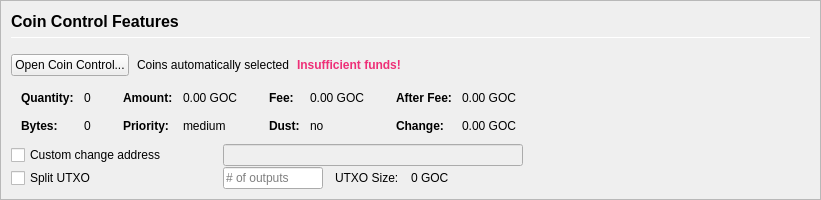
         <widget class="QFrame" name="frameCoinControl">
          <property name="sizePolicy">
           <sizepolicy hsizetype="Expanding" vsizetype="Expanding">
            <horstretch>0</horstretch>
            <verstretch>0</verstretch>
           </sizepolicy>
          </property>
          <property name="maximumSize">
           <size>
            <width>16777215</width>
            <height>16777215</height>
           </size>
          </property>
          <property name="frameShape">
           <enum>QFrame::StyledPanel</enum>
          </property>
          <property name="frameShadow">
           <enum>QFrame::Sunken</enum>
          </property>
          <layout class="QVBoxLayout" name="verticalLayoutCoinControl2">
           <property name="spacing">
            <number>0</number>
           </property>
           <property name="leftMargin">
            <number>0</number>
           </property>
           <property name="topMargin">
            <number>0</number>
           </property>
           <property name="rightMargin">
            <number>0</number>
           </property>
           <property name="bottomMargin">
            <number>0</number>
           </property>
           <item>
            <widget class="QFrame" name="frameCoinControl_BG">
             <layout class="QVBoxLayout" name="verticalLayoutCoinControl" stretch="0,0,0,0,0,0">
              <property name="spacing">
               <number>1</number>
              </property>
              <property name="leftMargin">
               <number>10</number>
              </property>
              <property name="topMargin">
               <number>10</number>
              </property>
              <item>
               <layout class="QHBoxLayout" name="horizontalLayoutCoinControl1">
                <property name="bottomMargin">
                 <number>15</number>
                </property>
                <item>
                 <layout class="QVBoxLayout" name="verticalLayout_3">
                  <property name="spacing">
                   <number>6</number>
                  </property>
                  <item>
                   <widget class="QLabel" name="labelCoinControlFeatures">
                    <property name="sizePolicy">
                     <sizepolicy hsizetype="Preferred" vsizetype="Maximum">
                      <horstretch>0</horstretch>
                      <verstretch>0</verstretch>
                     </sizepolicy>
                    </property>
                    <property name="minimumSize">
                     <size>
                      <width>0</width>
                      <height>20</height>
                     </size>
                    </property>
                    <property name="font">
                     <font>
                      <pointsize>12</pointsize>
                      <weight>75</weight>
                      <bold>true</bold>
                     </font>
                    </property>
                    <property name="styleSheet">
                     <string notr="true">font-weight:bold;</string>
                    </property>
                    <property name="text">
                     <string>Coin Control Features</string>
                    </property>
                   </widget>
                  </item>
                  <item>
                   <widget class="Line" name="line">
                    <property name="minimumSize">
                     <size>
                      <width>0</width>
                      <height>1</height>
                     </size>
                    </property>
                    <property name="maximumSize">
                     <size>
                      <width>16777215</width>
                      <height>1</height>
                     </size>
                    </property>
                    <property name="orientation">
                     <enum>Qt::Horizontal</enum>
                    </property>
                   </widget>
                  </item>
                 </layout>
                </item>
               </layout>
              </item>
              <item>
               <layout class="QHBoxLayout" name="horizontalLayoutCoinControl2" stretch="0,0,0,0">
                <property name="spacing">
                 <number>8</number>
                </property>
                <property name="bottomMargin">
                 <number>10</number>
                </property>
                <item>
                 <widget class="QPushButton" name="pushButtonCoinControl">
                  <property name="styleSheet">
                   <string notr="true"/>
                  </property>
                  <property name="text">
                   <string>Open Coin Control...</string>
                  </property>
                  <property name="autoDefault">
                   <bool>false</bool>
                  </property>
                 </widget>
                </item>
                <item>
                 <widget class="QLabel" name="labelCoinControlAutomaticallySelected">
                  <property name="text">
                   <string>Coins automatically selected</string>
                  </property>
                  <property name="margin">
                   <number>5</number>
                  </property>
                 </widget>
                </item>
                <item>
                 <widget class="QLabel" name="labelCoinControlInsuffFunds">
                  <property name="font">
                   <font>
                    <weight>75</weight>
                    <bold>true</bold>
                   </font>
                  </property>
                  <property name="styleSheet">
                   <string notr="true">color: #ee2f77;font-weight:bold;</string>
                  </property>
                  <property name="text">
                   <string>Insufficient funds!</string>
                  </property>
                  <property name="margin">
                   <number>5</number>
                  </property>
                 </widget>
                </item>
                <item>
                 <spacer name="horizontalSpacerCoinControl">
                  <property name="orientation">
                   <enum>Qt::Horizontal</enum>
                  </property>
                  <property name="sizeHint" stdset="0">
                   <size>
                    <width>40</width>
                    <height>1</height>
                   </size>
                  </property>
                 </spacer>
                </item>
               </layout>
              </item>
              <item>
               <widget class="QWidget" name="widgetCoinControl" native="true">
                <property name="sizePolicy">
                 <sizepolicy hsizetype="Preferred" vsizetype="Preferred">
                  <horstretch>0</horstretch>
                  <verstretch>0</verstretch>
                 </sizepolicy>
                </property>
                <property name="minimumSize">
                 <size>
                  <width>0</width>
                  <height>0</height>
                 </size>
                </property>
                <property name="styleSheet">
                 <string notr="true"/>
                </property>
                <layout class="QHBoxLayout" name="horizontalLayoutCoinControl5">
                 <property name="leftMargin">
                  <number>0</number>
                 </property>
                 <property name="topMargin">
                  <number>0</number>
                 </property>
                 <property name="rightMargin">
                  <number>0</number>
                 </property>
                 <property name="bottomMargin">
                  <number>0</number>
                 </property>
                 <item>
                  <layout class="QHBoxLayout" name="horizontalLayoutCoinControl3" stretch="0,0,0,1">
                   <property name="spacing">
                    <number>20</number>
                   </property>
                   <property name="topMargin">
                    <number>0</number>
                   </property>
                   <property name="bottomMargin">
                    <number>10</number>
                   </property>
                   <item>
                    <layout class="QFormLayout" name="formLayoutCoinControl1">
                     <property name="horizontalSpacing">
                      <number>10</number>
                     </property>
                     <property name="verticalSpacing">
                      <number>14</number>
                     </property>
                     <property name="leftMargin">
                      <number>10</number>
                     </property>
                     <property name="topMargin">
                      <number>4</number>
                     </property>
                     <property name="rightMargin">
                      <number>6</number>
                     </property>
                     <item row="0" column="0">
                      <widget class="QLabel" name="labelCoinControlQuantityText">
                       <property name="font">
                        <font>
                         <weight>75</weight>
                         <bold>true</bold>
                        </font>
                       </property>
                       <property name="text">
                        <string>Quantity:</string>
                       </property>
                       <property name="margin">
                        <number>0</number>
                       </property>
                      </widget>
                     </item>
                     <item row="0" column="1">
                      <widget class="QLabel" name="labelCoinControlQuantity">
                       <property name="cursor">
                        <cursorShape>IBeamCursor</cursorShape>
                       </property>
                       <property name="contextMenuPolicy">
                        <enum>Qt::ActionsContextMenu</enum>
                       </property>
                       <property name="text">
                        <string notr="true">0</string>
                       </property>
                       <property name="margin">
                        <number>0</number>
                       </property>
                       <property name="textInteractionFlags">
                        <set>Qt::LinksAccessibleByMouse|Qt::TextSelectableByKeyboard|Qt::TextSelectableByMouse</set>
                       </property>
                      </widget>
                     </item>
                     <item row="1" column="0">
                      <widget class="QLabel" name="labelCoinControlBytesText">
                       <property name="font">
                        <font>
                         <weight>75</weight>
                         <bold>true</bold>
                        </font>
                       </property>
                       <property name="text">
                        <string>Bytes:</string>
                       </property>
                      </widget>
                     </item>
                     <item row="1" column="1">
                      <widget class="QLabel" name="labelCoinControlBytes">
                       <property name="cursor">
                        <cursorShape>IBeamCursor</cursorShape>
                       </property>
                       <property name="contextMenuPolicy">
                        <enum>Qt::ActionsContextMenu</enum>
                       </property>
                       <property name="text">
                        <string notr="true">0</string>
                       </property>
                       <property name="textInteractionFlags">
                        <set>Qt::LinksAccessibleByMouse|Qt::TextSelectableByKeyboard|Qt::TextSelectableByMouse</set>
                       </property>
                      </widget>
                     </item>
                    </layout>
                   </item>
                   <item>
                    <layout class="QFormLayout" name="formLayoutCoinControl2">
                     <property name="horizontalSpacing">
                      <number>10</number>
                     </property>
                     <property name="verticalSpacing">
                      <number>14</number>
                     </property>
                     <property name="leftMargin">
                      <number>6</number>
                     </property>
                     <property name="topMargin">
                      <number>4</number>
                     </property>
                     <property name="rightMargin">
                      <number>6</number>
                     </property>
                     <item row="0" column="0">
                      <widget class="QLabel" name="labelCoinControlAmountText">
                       <property name="font">
                        <font>
                         <weight>75</weight>
                         <bold>true</bold>
                        </font>
                       </property>
                       <property name="text">
                        <string>Amount:</string>
                       </property>
                       <property name="margin">
                        <number>0</number>
                       </property>
                      </widget>
                     </item>
                     <item row="0" column="1">
                      <widget class="QLabel" name="labelCoinControlAmount">
                       <property name="cursor">
                        <cursorShape>IBeamCursor</cursorShape>
                       </property>
                       <property name="contextMenuPolicy">
                        <enum>Qt::ActionsContextMenu</enum>
                       </property>
                       <property name="text">
                        <string notr="true">0.00 GOC</string>
                       </property>
                       <property name="textInteractionFlags">
                        <set>Qt::LinksAccessibleByMouse|Qt::TextSelectableByKeyboard|Qt::TextSelectableByMouse</set>
                       </property>
                      </widget>
                     </item>
                     <item row="1" column="0">
                      <widget class="QLabel" name="labelCoinControlPriorityText">
                       <property name="font">
                        <font>
                         <weight>75</weight>
                         <bold>true</bold>
                        </font>
                       </property>
                       <property name="text">
                        <string>Priority:</string>
                       </property>
                      </widget>
                     </item>
                     <item row="1" column="1">
                      <widget class="QLabel" name="labelCoinControlPriority">
                       <property name="cursor">
                        <cursorShape>IBeamCursor</cursorShape>
                       </property>
                       <property name="contextMenuPolicy">
                        <enum>Qt::ActionsContextMenu</enum>
                       </property>
                       <property name="text">
                        <string>medium</string>
                       </property>
                       <property name="textInteractionFlags">
                        <set>Qt::LinksAccessibleByMouse|Qt::TextSelectableByKeyboard|Qt::TextSelectableByMouse</set>
                       </property>
                      </widget>
                     </item>
                    </layout>
                   </item>
                   <item>
                    <layout class="QFormLayout" name="formLayoutCoinControl3">
                     <property name="horizontalSpacing">
                      <number>10</number>
                     </property>
                     <property name="verticalSpacing">
                      <number>14</number>
                     </property>
                     <property name="leftMargin">
                      <number>6</number>
                     </property>
                     <property name="topMargin">
                      <number>4</number>
                     </property>
                     <property name="rightMargin">
                      <number>6</number>
                     </property>
                     <item row="0" column="0">
                      <widget class="QLabel" name="labelCoinControlFeeText">
                       <property name="font">
                        <font>
                         <weight>75</weight>
                         <bold>true</bold>
                        </font>
                       </property>
                       <property name="text">
                        <string>Fee:</string>
                       </property>
                       <property name="margin">
                        <number>0</number>
                       </property>
                      </widget>
                     </item>
                     <item row="0" column="1">
                      <widget class="QLabel" name="labelCoinControlFee">
                       <property name="cursor">
                        <cursorShape>IBeamCursor</cursorShape>
                       </property>
                       <property name="contextMenuPolicy">
                        <enum>Qt::ActionsContextMenu</enum>
                       </property>
                       <property name="text">
                        <string notr="true">0.00 GOC</string>
                       </property>
                       <property name="textInteractionFlags">
                        <set>Qt::LinksAccessibleByMouse|Qt::TextSelectableByKeyboard|Qt::TextSelectableByMouse</set>
                       </property>
                      </widget>
                     </item>
                     <item row="1" column="0">
                      <widget class="QLabel" name="labelCoinControlLowOutputText">
                       <property name="font">
                        <font>
                         <weight>75</weight>
                         <bold>true</bold>
                        </font>
                       </property>
                       <property name="text">
                        <string>Dust:</string>
                       </property>
                      </widget>
                     </item>
                     <item row="1" column="1">
                      <widget class="QLabel" name="labelCoinControlLowOutput">
                       <property name="cursor">
                        <cursorShape>IBeamCursor</cursorShape>
                       </property>
                       <property name="contextMenuPolicy">
                        <enum>Qt::ActionsContextMenu</enum>
                       </property>
                       <property name="text">
                        <string>no</string>
                       </property>
                       <property name="textInteractionFlags">
                        <set>Qt::LinksAccessibleByMouse|Qt::TextSelectableByKeyboard|Qt::TextSelectableByMouse</set>
                       </property>
                      </widget>
                     </item>
                    </layout>
                   </item>
                   <item>
                    <layout class="QFormLayout" name="formLayoutCoinControl4">
                     <property name="horizontalSpacing">
                      <number>10</number>
                     </property>
                     <property name="verticalSpacing">
                      <number>14</number>
                     </property>
                     <property name="leftMargin">
                      <number>6</number>
                     </property>
                     <property name="topMargin">
                      <number>4</number>
                     </property>
                     <property name="rightMargin">
                      <number>6</number>
                     </property>
                     <item row="0" column="0">
                      <widget class="QLabel" name="labelCoinControlAfterFeeText">
                       <property name="font">
                        <font>
                         <weight>75</weight>
                         <bold>true</bold>
                        </font>
                       </property>
                       <property name="text">
                        <string>After Fee:</string>
                       </property>
                       <property name="margin">
                        <number>0</number>
                       </property>
                      </widget>
                     </item>
                     <item row="0" column="1">
                      <widget class="QLabel" name="labelCoinControlAfterFee">
                       <property name="cursor">
                        <cursorShape>IBeamCursor</cursorShape>
                       </property>
                       <property name="contextMenuPolicy">
                        <enum>Qt::ActionsContextMenu</enum>
                       </property>
                       <property name="text">
                        <string notr="true">0.00 GOC</string>
                       </property>
                       <property name="textInteractionFlags">
                        <set>Qt::LinksAccessibleByMouse|Qt::TextSelectableByKeyboard|Qt::TextSelectableByMouse</set>
                       </property>
                      </widget>
                     </item>
                     <item row="1" column="0">
                      <widget class="QLabel" name="labelCoinControlChangeText">
                       <property name="font">
                        <font>
                         <weight>75</weight>
                         <bold>true</bold>
                        </font>
                       </property>
                       <property name="text">
                        <string>Change:</string>
                       </property>
                      </widget>
                     </item>
                     <item row="1" column="1">
                      <widget class="QLabel" name="labelCoinControlChange">
                       <property name="cursor">
                        <cursorShape>IBeamCursor</cursorShape>
                       </property>
                       <property name="contextMenuPolicy">
                        <enum>Qt::ActionsContextMenu</enum>
                       </property>
                       <property name="text">
                        <string notr="true">0.00 GOC</string>
                       </property>
                       <property name="textInteractionFlags">
                        <set>Qt::LinksAccessibleByMouse|Qt::TextSelectableByKeyboard|Qt::TextSelectableByMouse</set>
                       </property>
                      </widget>
                     </item>
                    </layout>
                   </item>
                  </layout>
                 </item>
                </layout>
               </widget>
              </item>
              <item>
               <layout class="QHBoxLayout" name="horizontalLayoutCoinControl4">
                <property name="spacing">
                 <number>12</number>
                </property>
                <property name="sizeConstraint">
                 <enum>QLayout::SetDefaultConstraint</enum>
                </property>
                <property name="topMargin">
                 <number>0</number>
                </property>
                <property name="rightMargin">
                 <number>0</number>
                </property>
                <item>
                 <widget class="QCheckBox" name="checkBoxCoinControlChange">
                  <property name="sizePolicy">
                   <sizepolicy hsizetype="Preferred" vsizetype="Preferred">
                    <horstretch>0</horstretch>
                    <verstretch>0</verstretch>
                   </sizepolicy>
                  </property>
                  <property name="minimumSize">
                   <size>
                    <width>200</width>
                    <height>0</height>
                   </size>
                  </property>
                  <property name="maximumSize">
                   <size>
                    <width>200</width>
                    <height>16777215</height>
                   </size>
                  </property>
                  <property name="toolTip">
                   <string>If this is activated, but the change address is empty or invalid, change will be sent to a newly generated address.</string>
                  </property>
                  <property name="text">
                   <string>Custom change address</string>
                  </property>
                 </widget>
                </item>
                <item>
                 <widget class="QValidatedLineEdit" name="lineEditCoinControlChange">
                  <property name="enabled">
                   <bool>false</bool>
                  </property>
                  <property name="sizePolicy">
                   <sizepolicy hsizetype="Preferred" vsizetype="Preferred">
                    <horstretch>0</horstretch>
                    <verstretch>0</verstretch>
                   </sizepolicy>
                  </property>
                  <property name="minimumSize">
                   <size>
                    <width>300</width>
                    <height>0</height>
                   </size>
                  </property>
                 </widget>
                </item>
                <item>
                 <widget class="QLabel" name="labelCoinControlChangeLabel">
                  <property name="sizePolicy">
                   <sizepolicy hsizetype="Preferred" vsizetype="Preferred">
                    <horstretch>0</horstretch>
                    <verstretch>0</verstretch>
                   </sizepolicy>
                  </property>
                  <property name="minimumSize">
                   <size>
                    <width>100</width>
                    <height>0</height>
                   </size>
                  </property>
                  <property name="text">
                   <string/>
                  </property>
                  <property name="margin">
                   <number>3</number>
                  </property>
                 </widget>
                </item>
               </layout>
              </item>
              <item>
               <layout class="QHBoxLayout" name="horizontalLayoutCoinControl6">
                <property name="spacing">
                 <number>12</number>
                </property>
                <property name="rightMargin">
                 <number>0</number>
                </property>
                <item>
                 <widget class="QCheckBox" name="splitBlockCheckBox">
                  <property name="sizePolicy">
                   <sizepolicy hsizetype="Preferred" vsizetype="Preferred">
                    <horstretch>0</horstretch>
                    <verstretch>0</verstretch>
                   </sizepolicy>
                  </property>
                  <property name="minimumSize">
                   <size>
                    <width>200</width>
                    <height>0</height>
                   </size>
                  </property>
                  <property name="maximumSize">
                   <size>
                    <width>200</width>
                    <height>16777215</height>
                   </size>
                  </property>
                  <property name="text">
                   <string>Split UTXO</string>
                  </property>
                 </widget>
                </item>
                <item>
                 <widget class="QLineEdit" name="splitBlockLineEdit">
                  <property name="sizePolicy">
                   <sizepolicy hsizetype="Preferred" vsizetype="Preferred">
                    <horstretch>50</horstretch>
                    <verstretch>0</verstretch>
                   </sizepolicy>
                  </property>
                  <property name="minimumSize">
                   <size>
                    <width>100</width>
                    <height>0</height>
                   </size>
                  </property>
                  <property name="maximumSize">
                   <size>
                    <width>100</width>
                    <height>16777215</height>
                   </size>
                  </property>
                  <property name="placeholderText">
                   <string># of outputs</string>
                  </property>
                 </widget>
                </item>
                <item>
                 <widget class="QLabel" name="labelBlockSizeText">
                  <property name="text">
                   <string>UTXO Size:</string>
                  </property>
                 </widget>
                </item>
                <item>
                 <widget class="QLabel" name="labelBlockSize">
                  <property name="text">
                   <string>0 GOC</string>
                  </property>
                 </widget>
                </item>
                <item>
                 <spacer name="horizontalSpacer_7">
                  <property name="orientation">
                   <enum>Qt::Horizontal</enum>
                  </property>
                  <property name="sizeHint" stdset="0">
                   <size>
                    <width>40</width>
                    <height>20</height>
                   </size>
                  </property>
                 </spacer>
                </item>
               </layout>
              </item>
              <item>
               <spacer name="verticalSpacerCoinControl">
                <property name="orientation">
                 <enum>Qt::Vertical</enum>
                </property>
                <property name="sizeHint" stdset="0">
                 <size>
                  <width>800</width>
                  <height>1</height>
                 </size>
                </property>
               </spacer>
              </item>
             </layout>
            </widget>
           </item>
          </layout>
         </widget>
